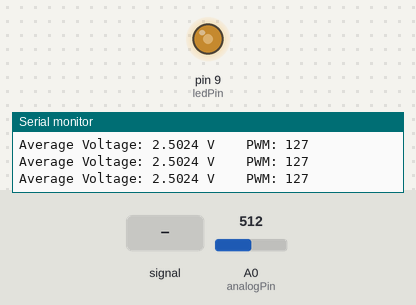
Bench run of a sketch on a simulated Arduino Uno, built with avr-gcc and run on an emulated ATmega328P. Shown: output pins drawn as LEDs (lit = HIGH), the last lines printed to the serial monitor. Inputs (shaded band) come from the test bench; at power-on: A0 (analogPin) = 512.

Above: at 1.2 s.
1.3 s: A0 (analogPin) fed a 2 Hz sine of ±306 counts around its level
At 1.54 s:
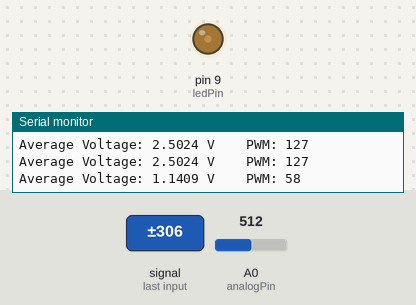
At 3.3 s:
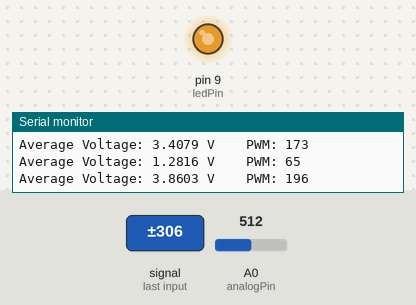
4.3 s: A0 (analogPin) set to 0
6.0 s: A0 (analogPin) set to 122
At 6.15 s:
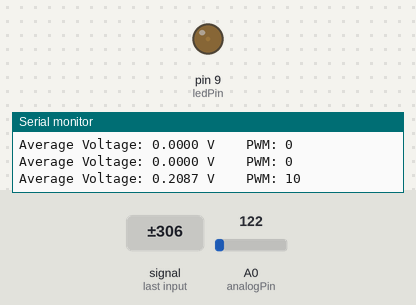
Timing chart, 0 to 9.0 s (numbered marks = the images above; inputs shaded):
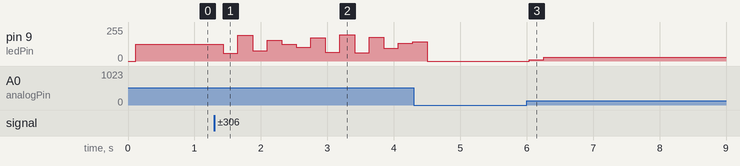

Measured:
- after the input at 6.0 s, pin 9 (ledPin): 0/255 → 10/255 at once, → 30/255 0.22 s later

The sketch:

4_LED_Brightness.ino
```cpp
const int analogPin = A0;
const int ledPin = 9;
const float Vref = 5.0;

void setup() {
  Serial.begin(9600);
  pinMode(ledPin, OUTPUT);
}

void loop() {

  float totalCount = 0;

  // Average 1000 ADC readings
  for (int i = 0; i < 1000; i++) {
    int count = analogRead(analogPin);
    totalCount += count;
  }

  // Averaged ADC number
  float averageCount = totalCount / 1000.0;

  // Convert ADC number to voltage
  float voltage = averageCount * Vref / 1023.0;

  // Convert 0-1023 ADC range to 0-255 PWM range
  int pwmValue = averageCount * 255.0 / 1023.0;

  // Send PWM signal to pin 9
  analogWrite(ledPin, pwmValue);

  // Print values so we can see what's happening
  Serial.print("Average Voltage: ");
  Serial.print(voltage, 4);

  Serial.print(" V    PWM: ");
  Serial.println(pwmValue);

  delay(100);
}
```
